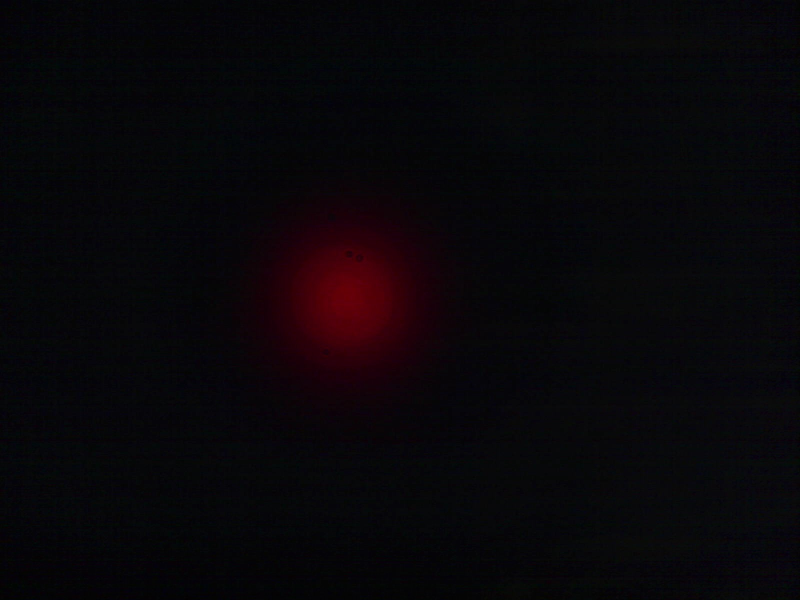
%> input picture MonomodeFiber/img/3mm.jpg, 1600 x 1200 px (shown at 1/2 size)
$ octave FWHM_line_red.m   (GNU Octave 9; MATLAB toolbox functions it lacks are replaced by stand-ins)
%> lines starting %> are read from the running program, lines starting %| are printed output that depends on the picture
% close images
fclose ('all');
% Read image 1
I_1 = imread('../img/3mm.jpg');
%> I_1 is the input picture: size 1200x1600x3 uint8; mean R, G, B 8.7, 6.1, 9.3
% select a channel (here red)
Red_1 = I_1(:,:,1);
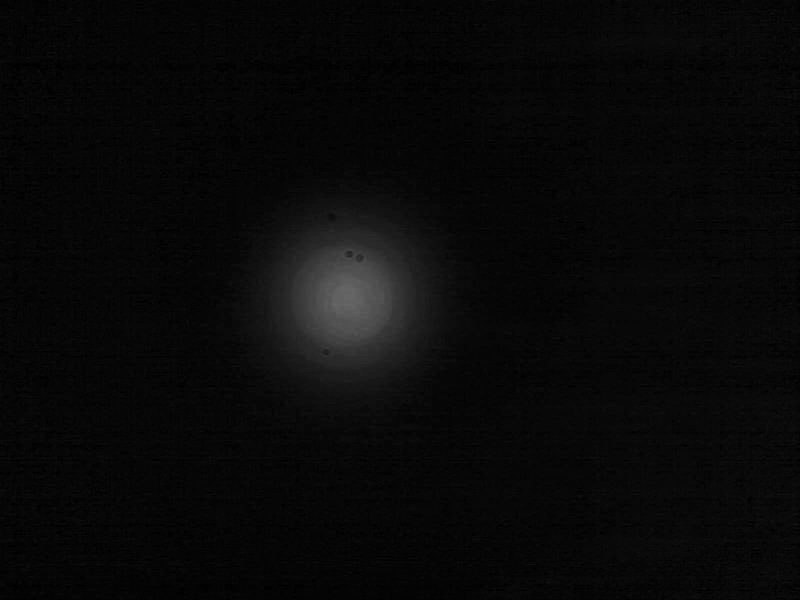
%> Red_1: size 1200x1600 uint8 (shown at 1/2 size); min 0, max 103, mean 8.7
% format conversion
Red_1 = double(Red_1);
%> Red_1: size 1200x1600 double
%visiualize the image to define region of interest
%imagesc(Red_1)
xlabel('position')
ylabel('position')
% select a line of interest ROI (1 x 1600), center of peak
for line = 600
    Line = Red_1(line:line,1:1600);

    %plot a single line
    %figure
    plot(Line)
    xlabel('position')
    ylabel('intensity')
    axis([1 1600 0 255])
end
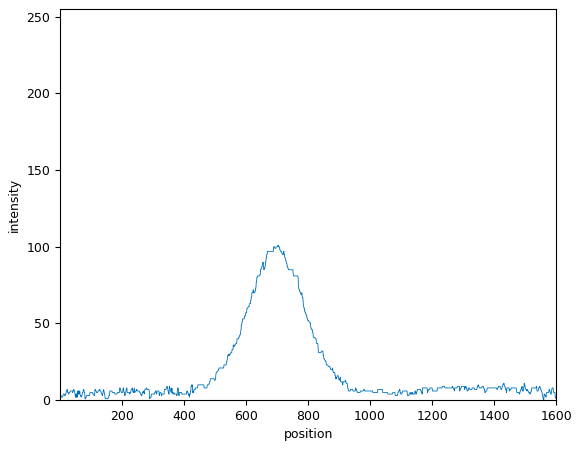
%> figure redrawn from the program's plot data; curve peaks at x = 703, y = 101

$ run again, with MonomodeFiber/img/0mm.jpg copied over MonomodeFiber/img/3mm.jpg
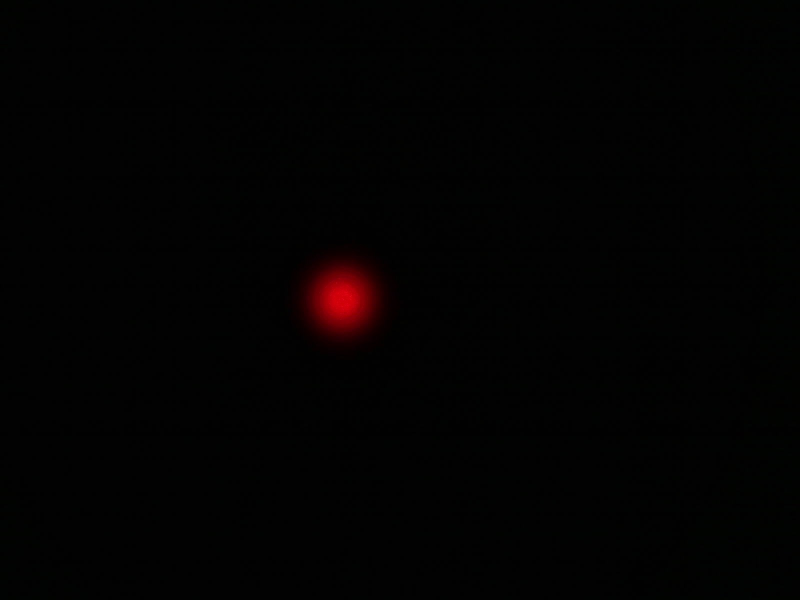
%> input picture MonomodeFiber/img/0mm.jpg, 1600 x 1200 px (shown at 1/2 size)
%> I_1 is the input picture: size 1200x1600x3 uint8; mean R, G, B 2.9, 1.8, 1.7
%> after the loop `for line = 600`:
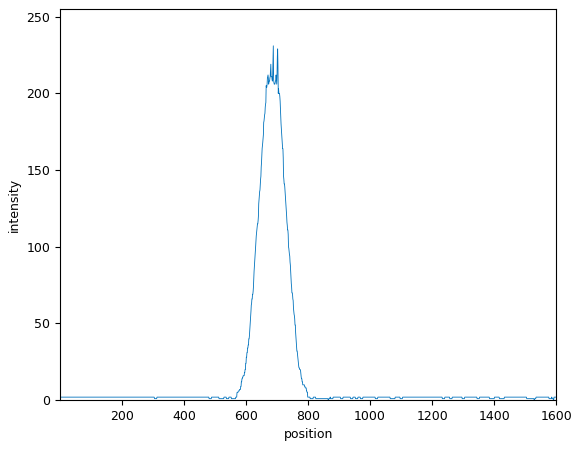
%> figure redrawn from the program's plot data; curve peaks at x = 688, y = 231

$ run again, with MonomodeFiber/img/2mm.jpg copied over MonomodeFiber/img/3mm.jpg
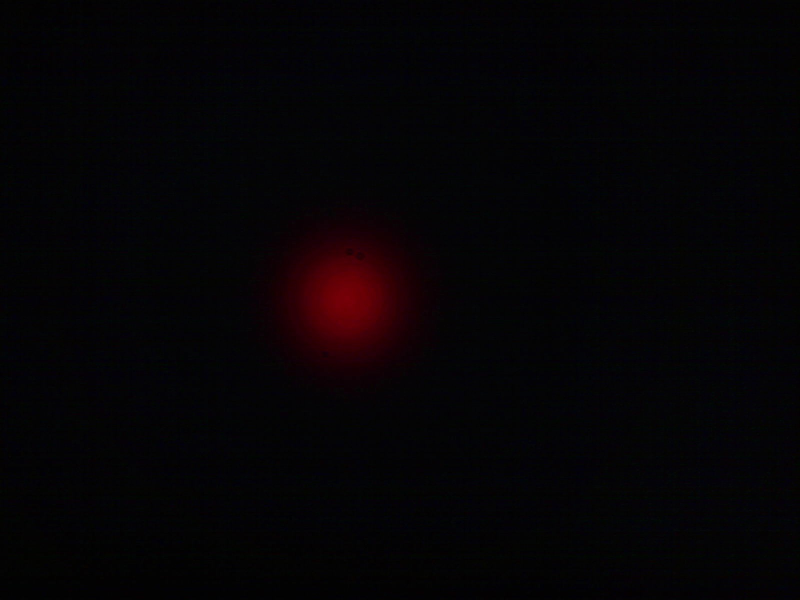
%> input picture MonomodeFiber/img/2mm.jpg, 1600 x 1200 px (shown at 1/2 size)
%> I_1 is the input picture: size 1200x1600x3 uint8; mean R, G, B 5.4, 3.1, 5.1
%> after the loop `for line = 600`:
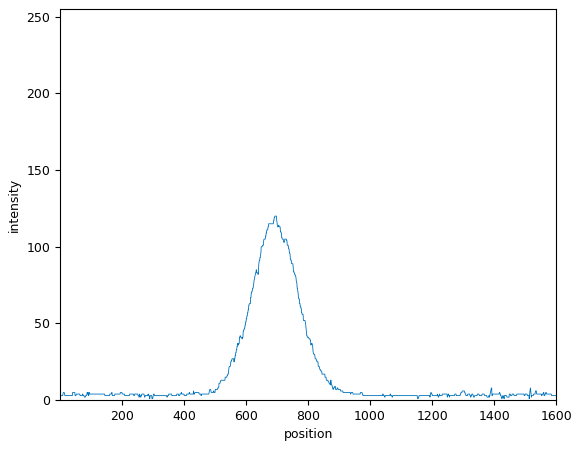
%> figure redrawn from the program's plot data; curve peaks at x = 693, y = 120
